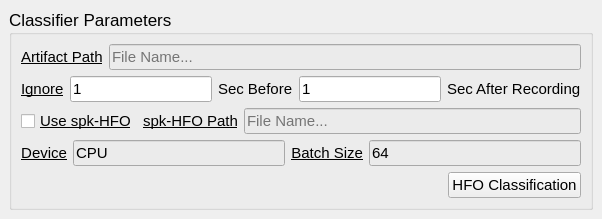
             <widget class="QStackedWidget" name="stackedWidget_3">
              <property name="currentIndex">
               <number>0</number>
              </property>
              <widget class="QWidget" name="page_7">
               <layout class="QGridLayout" name="gridLayout_23">
                <item row="0" column="0">
                 <widget class="QGroupBox" name="classifier_groupbox_4">
                  <property name="font">
                   <font>
                    <family>Arial</family>
                    <pointsize>13</pointsize>
                   </font>
                  </property>
                  <property name="title">
                   <string>Classifier Parameters</string>
                  </property>
                  <layout class="QGridLayout" name="gridLayout_21">
                   <item row="3" column="0">
                    <layout class="QHBoxLayout" name="horizontalLayout_32">
                     <item>
                      <widget class="QLabel" name="label_128">
                       <property name="font">
                        <font>
                         <family>Arial</family>
                         <pointsize>11</pointsize>
                         <underline>true</underline>
                        </font>
                       </property>
                       <property name="text">
                        <string>Device</string>
                       </property>
                       <property name="alignment">
                        <set>Qt::AlignRight|Qt::AlignTrailing|Qt::AlignVCenter</set>
                       </property>
                      </widget>
                     </item>
                     <item>
                      <widget class="QLineEdit" name="overview_device_display">
                       <property name="font">
                        <font>
                         <family>Arial</family>
                         <pointsize>11</pointsize>
                         <kerning>true</kerning>
                        </font>
                       </property>
                       <property name="styleSheet">
                        <string notr="true">background-color: rgb(235, 235, 235);</string>
                       </property>
                       <property name="text">
                        <string>CPU</string>
                       </property>
                       <property name="readOnly">
                        <bool>true</bool>
                       </property>
                      </widget>
                     </item>
                     <item>
                      <widget class="QLabel" name="label_129">
                       <property name="font">
                        <font>
                         <family>Arial</family>
                         <pointsize>11</pointsize>
                         <underline>true</underline>
                        </font>
                       </property>
                       <property name="text">
                        <string>Batch Size</string>
                       </property>
                       <property name="alignment">
                        <set>Qt::AlignRight|Qt::AlignTrailing|Qt::AlignVCenter</set>
                       </property>
                      </widget>
                     </item>
                     <item>
                      <widget class="QLineEdit" name="overview_batch_size_display">
                       <property name="font">
                        <font>
                         <family>Arial</family>
                         <pointsize>11</pointsize>
                         <kerning>true</kerning>
                        </font>
                       </property>
                       <property name="styleSheet">
                        <string notr="true">background-color: rgb(235, 235, 235);</string>
                       </property>
                       <property name="text">
                        <string>64</string>
                       </property>
                       <property name="readOnly">
                        <bool>true</bool>
                       </property>
                      </widget>
                     </item>
                    </layout>
                   </item>
                   <item row="2" column="0">
                    <layout class="QHBoxLayout" name="horizontalLayout_9">
                     <item>
                      <widget class="QCheckBox" name="overview_use_spike_checkbox">
                       <property name="font">
                        <font>
                         <family>Arial</family>
                         <pointsize>11</pointsize>
                         <underline>true</underline>
                        </font>
                       </property>
                       <property name="text">
                        <string>Use spk-HFO</string>
                       </property>
                      </widget>
                     </item>
                     <item>
                      <widget class="QLabel" name="label_127">
                       <property name="font">
                        <font>
                         <family>Arial</family>
                         <pointsize>11</pointsize>
                         <underline>true</underline>
                        </font>
                       </property>
                       <property name="text">
                        <string>spk-HFO Path</string>
                       </property>
                      </widget>
                     </item>
                     <item>
                      <widget class="QLineEdit" name="overview_spike_path_display">
                       <property name="font">
                        <font>
                         <family>Arial</family>
                         <pointsize>11</pointsize>
                         <italic>false</italic>
                         <underline>false</underline>
                         <kerning>true</kerning>
                        </font>
                       </property>
                       <property name="styleSheet">
                        <string notr="true">background-color: rgb(235, 235, 235);</string>
                       </property>
                       <property name="text">
                        <string/>
                       </property>
                       <property name="readOnly">
                        <bool>true</bool>
                       </property>
                       <property name="placeholderText">
                        <string>File Name...</string>
                       </property>
                      </widget>
                     </item>
                    </layout>
                   </item>
                   <item row="4" column="0">
                    <layout class="QHBoxLayout" name="horizontalLayout_10" stretch="0,0">
                     <item>
                      <spacer name="horizontalSpacer_6">
                       <property name="orientation">
                        <enum>Qt::Horizontal</enum>
                       </property>
                       <property name="sizeHint" stdset="0">
                        <size>
                         <width>40</width>
                         <height>20</height>
                        </size>
                       </property>
                      </spacer>
                     </item>
                     <item>
                      <widget class="QPushButton" name="detect_all_button">
                       <property name="font">
                        <font>
                         <family>Arial</family>
                         <pointsize>11</pointsize>
                        </font>
                       </property>
                       <property name="text">
                        <string>HFO Classification</string>
                       </property>
                      </widget>
                     </item>
                    </layout>
                   </item>
                   <item row="0" column="0">
                    <layout class="QHBoxLayout" name="horizontalLayout_30">
                     <item>
                      <widget class="QLabel" name="label_123">
                       <property name="font">
                        <font>
                         <family>Arial</family>
                         <pointsize>11</pointsize>
                         <underline>true</underline>
                        </font>
                       </property>
                       <property name="text">
                        <string>Artifact Path</string>
                       </property>
                      </widget>
                     </item>
                     <item>
                      <widget class="QLineEdit" name="overview_artifact_path_display">
                       <property name="font">
                        <font>
                         <family>Arial</family>
                         <pointsize>11</pointsize>
                         <italic>false</italic>
                         <underline>false</underline>
                         <kerning>true</kerning>
                        </font>
                       </property>
                       <property name="styleSheet">
                        <string notr="true">background-color: rgb(235, 235, 235);</string>
                       </property>
                       <property name="text">
                        <string/>
                       </property>
                       <property name="readOnly">
                        <bool>true</bool>
                       </property>
                       <property name="placeholderText">
                        <string>File Name...</string>
                       </property>
                      </widget>
                     </item>
                    </layout>
                   </item>
                   <item row="1" column="0">
                    <layout class="QHBoxLayout" name="horizontalLayout_31">
                     <item>
                      <widget class="QLabel" name="label_124">
                       <property name="font">
                        <font>
                         <family>Arial</family>
                         <pointsize>11</pointsize>
                         <underline>true</underline>
                        </font>
                       </property>
                       <property name="text">
                        <string>Ignore</string>
                       </property>
                      </widget>
                     </item>
                     <item>
                      <widget class="QLineEdit" name="overview_ignore_before_input">
                       <property name="font">
                        <font>
                         <family>Arial</family>
                         <pointsize>11</pointsize>
                        </font>
                       </property>
                       <property name="text">
                        <string>1</string>
                       </property>
                      </widget>
                     </item>
                     <item>
                      <widget class="QLabel" name="label_125">
                       <property name="font">
                        <font>
                         <family>Arial</family>
                         <pointsize>11</pointsize>
                        </font>
                       </property>
                       <property name="text">
                        <string>Sec Before</string>
                       </property>
                      </widget>
                     </item>
                     <item>
                      <widget class="QLineEdit" name="overview_ignore_after_input">
                       <property name="font">
                        <font>
                         <family>Arial</family>
                         <pointsize>11</pointsize>
                        </font>
                       </property>
                       <property name="text">
                        <string>1</string>
                       </property>
                      </widget>
                     </item>
                     <item>
                      <widget class="QLabel" name="label_126">
                       <property name="font">
                        <font>
                         <family>Arial</family>
                         <pointsize>11</pointsize>
                        </font>
                       </property>
                       <property name="text">
                        <string>Sec After Recording</string>
                       </property>
                      </widget>
                     </item>
                    </layout>
                   </item>
                  </layout>
                 </widget>
                </item>
               </layout>
              </widget>
              <widget class="QWidget" name="page_8"/>
             </widget>
